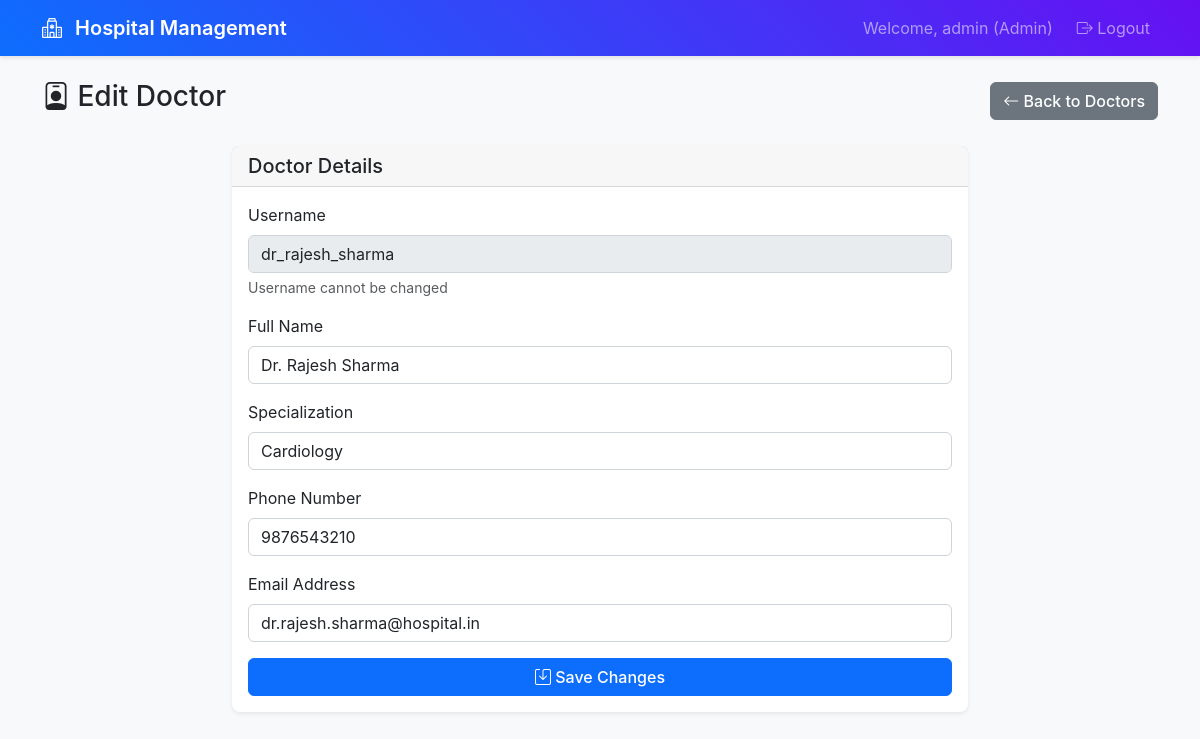
Screenshot of /admin/doctors/edit/361 (signed in) with the database file from the repository.
### app.py (models this page shows)
class User(db.Model):
    __tablename__ = 'users'
    id: Mapped[int] = mapped_column(primary_key=True)
    username: Mapped[str] = mapped_column(unique=True, nullable=False)
    email: Mapped[str] = mapped_column(unique=True, nullable=False)
    password_hash: Mapped[str] = mapped_column(nullable=False)
    role: Mapped[str] = mapped_column(nullable=False)  # admin, doctor, patient
    created_at: Mapped[datetime] = mapped_column(default=datetime.utcnow)
    doctor = db.relationship('Doctor', back_populates='user', uselist=False)
    patient = db.relationship('Patient', back_populates='user', uselist=False)

class Doctor(db.Model):
    __tablename__ = 'doctors'
    id: Mapped[int] = mapped_column(primary_key=True)
    user_id: Mapped[int] = mapped_column(db.ForeignKey('users.id'), nullable=False)
    name: Mapped[str] = mapped_column(nullable=False)
    specialization: Mapped[str] = mapped_column(nullable=True)
    phone: Mapped[str] = mapped_column(nullable=True)
    availability_days: Mapped[str] = mapped_column(nullable=True)
    availability_hours: Mapped[str] = mapped_column(nullable=True)
    availability_slots: Mapped[str] = mapped_column(nullable=True)
    created_at: Mapped[datetime] = mapped_column(default=datetime.utcnow)
    user = db.relationship('User', back_populates='doctor')
    appointments = db.relationship('Appointment', back_populates='doctor')

### routes.py (the view, shortened to what this page needs)
@app.route('/admin/doctors/edit/<int:doctor_id>', methods=['GET', 'POST'])
@login_required
@role_required(['admin'])
def edit_doctor(doctor_id):
    doctor = Doctor.query.join(User).filter(Doctor.id == doctor_id).first()
    if not doctor:
        flash('Doctor not found', 'error')
        return redirect(url_for('manage_doctors'))
    return render_template('edit_doctor.html', doctor=doctor)

### routes.py (called while the page is built)
def login_required(f):
    @wraps(f)
    def decorated_function(*args, **kwargs):
        if 'user_id' not in session:
            return redirect(url_for('login'))
        return f(*args, **kwargs)
    return decorated_function

def role_required(roles):
    def decorator(f):
        @wraps(f)
        def decorated_function(*args, **kwargs):
            if 'user_role' not in session or session['user_role'] not in roles:
                flash('Access denied. Insufficient permissions.', 'error')
                return redirect(url_for('login'))
            return f(*args, **kwargs)
        return decorated_function
    return decorator

### templates/edit_doctor.html (shortened to what this page needs)
{% extends "base.html" %}
{% block content %}
<div class="row">
    <div class="col-12">
        <div class="d-flex justify-content-between align-items-center mb-4">
            <h1 class="h3">
                <i class="bi bi-person-badge"></i> Edit Doctor
            </h1>
            <a href="{{ url_for('manage_doctors') }}" class="btn btn-secondary">
                <i class="bi bi-arrow-left"></i> Back to Doctors
            </a>
        </div>
    </div>
</div>
<div class="row">
    <div class="col-md-8 mx-auto">
        <div class="card">
            <div class="card-header">
                <h5 class="mb-0">Doctor Details</h5>
            </div>
            <div class="card-body">
                <form method="POST">
                    <div class="mb-3">
                        <label for="username" class="form-label">Username</label>
                        <input type="text" class="form-control" id="username" name="username" value="{{ doctor.user.username if doctor.user else '' }}" disabled>
                        <div class="form-text">Username cannot be changed</div>
                    </div>
                    <div class="mb-3">
                        <label for="name" class="form-label">Full Name</label>
                        <input type="text" class="form-control" id="name" name="name" value="{{ doctor.name }}" required>
                    </div>
                    <div class="mb-3">
                        <label for="specialization" class="form-label">Specialization</label>
                        <input type="text" class="form-control" id="specialization" name="specialization" value="{{ doctor.specialization }}" required>
                    </div>
                    <div class="mb-3">
                        <label for="phone" class="form-label">Phone Number</label>
                        <input type="text" class="form-control" id="phone" name="phone" value="{{ doctor.phone or '' }}">
                    </div>
                    <div class="mb-3">
                        <label for="email" class="form-label">Email Address</label>
                        <input type="email" class="form-control" id="email" name="email" value="{{ doctor.user.email if doctor.user else '' }}" required>
                    </div>
                    <div class="d-grid gap-2">
                        <button type="submit" class="btn btn-primary">
                            <i class="bi bi-save"></i> Save Changes
                        </button>
                    </div>
                </form>
            </div>
        </div>
    </div>
</div>
{% endblock %}

### static/style.css (style rules this page uses)
:root { --primary-color: #0d6efd; --success-color: #198754; --info-color: #0dcaf0; --warning-color: #ffc107; --danger-color: #dc3545; --light-color: #f8f9fa; --dark-color: #212529; }
body { background-color: #f8f9fa; font-family: -apple-system, BlinkMacSystemFont, 'Segoe UI', Roboto, sans-serif; }
.card { border: none; box-shadow: 0 0.125rem 0.25rem rgba(0, 0, 0, 0.075); border-radius: 0.5rem; transition: box-shadow 0.15s ease-in-out; }
.card-header { background-color: rgba(0, 0, 0, 0.03); border-bottom: 1px solid rgba(0, 0, 0, 0.125); font-weight: 500; }
.btn { border-radius: 0.375rem; font-weight: 500; transition: all 0.15s ease-in-out; }
.btn-primary { background-color: var(--primary-color); border-color: var(--primary-color); }
.form-control, .form-select { border-radius: 0.375rem; border: 1px solid #ced4da; transition: border-color 0.15s ease-in-out, box-shadow 0.15s ease-in-out; }
.card, .alert { animation: fadeInUp 0.5s ease-out; }

### rows the page displays
User: username "dr_rajesh_sharma", email "dr.rajesh.sharma@hospital.in"
Doctor: name "Dr. Rajesh Sharma", specialization "Cardiology", phone "9876543210"

### other values shown
{{ session.username }} "admin"
{{ session.user_role.title() }} "Admin"
